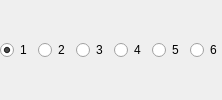
                             <widget class="QFrame" name="streamSingleTracks">
                              <layout class="QHBoxLayout" name="horizontalLayout_7">
                               <property name="leftMargin">
                                <number>0</number>
                               </property>
                               <property name="topMargin">
                                <number>0</number>
                               </property>
                               <property name="rightMargin">
                                <number>0</number>
                               </property>
                               <property name="bottomMargin">
                                <number>0</number>
                               </property>
                               <item>
                                <widget class="QRadioButton" name="advOutTrack1">
                                 <property name="text">
                                  <string notr="true">1</string>
                                 </property>
                                 <property name="checked">
                                  <bool>true</bool>
                                 </property>
                                </widget>
                               </item>
                               <item>
                                <widget class="QRadioButton" name="advOutTrack2">
                                 <property name="text">
                                  <string notr="true">2</string>
                                 </property>
                                </widget>
                               </item>
                               <item>
                                <widget class="QRadioButton" name="advOutTrack3">
                                 <property name="text">
                                  <string notr="true">3</string>
                                 </property>
                                </widget>
                               </item>
                               <item>
                                <widget class="QRadioButton" name="advOutTrack4">
                                 <property name="text">
                                  <string notr="true">4</string>
                                 </property>
                                </widget>
                               </item>
                               <item>
                                <widget class="QRadioButton" name="advOutTrack5">
                                 <property name="text">
                                  <string notr="true">5</string>
                                 </property>
                                </widget>
                               </item>
                               <item>
                                <widget class="QRadioButton" name="advOutTrack6">
                                 <property name="text">
                                  <string notr="true">6</string>
                                 </property>
                                </widget>
                               </item>
                              </layout>
                             </widget>
